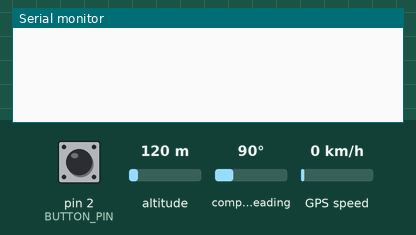
The sketch below on a simulated Arduino Leonardo, built with avr-gcc and run on an emulated ATmega32U4. On the bench: the last lines printed to the serial monitor. The inputs (shaded band) are chosen by the test bench; at power-on: pin 2 (BUTTON_PIN) HIGH, altitude 120 m, compass heading 90°, GPS speed 0 km/h. The GPS gets a fix after 3 s at 37.7749, -122.4194 with 8 satellites.

Above: at 1.2 s.
1.3 s: pin 2 (BUTTON_PIN) pulled LOW for 0.15 s
At 2.1 s:
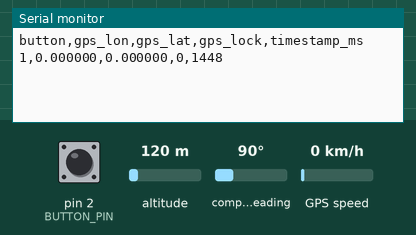
2.9 s: pin 2 (BUTTON_PIN) pulled LOW for 1 s
At 4.5 s:
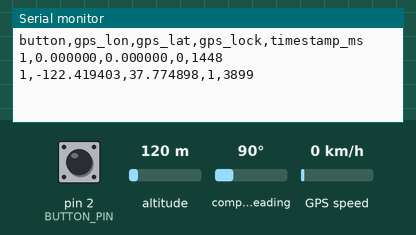

The sketch:

GpsButtonRecord.ino
```cpp
#include <SoftwareSerial.h>
#include <TinyGPSPlus.h>

// GPS wiring: module TX -> GPS_RX_PIN, module RX -> GPS_TX_PIN
const uint8_t GPS_RX_PIN = 4;
const uint8_t GPS_TX_PIN = 5;
const uint8_t BUTTON_PIN = 2;  // Expects HIGH when pressed
const unsigned long GPS_BAUD = 9600;

SoftwareSerial gpsSerial(GPS_RX_PIN, GPS_TX_PIN);
TinyGPSPlus gps;

struct GpsSnapshot {
  bool valid;
  double lat;
  double lng;
  uint8_t satellites;
  unsigned long fixMillis;
};

static GpsSnapshot lastGps = {false, 0.0, 0.0, 0, 0};
static bool headerPrinted = false;
static bool lastButtonHigh = false;

void feedGpsStream();
void updateGpsSnapshot();
void maybeLogButtonPress();
void logCurrentState(const unsigned long pressedAtMillis);

void setup() {
  Serial.begin(GPS_BAUD);
#if defined(USBCON)
  while (!Serial) {
    ;  // Wait for Serial Monitor (for boards with native USB)
  }
#endif
  pinMode(BUTTON_PIN, INPUT_PULLUP);

  lastButtonHigh = (digitalRead(BUTTON_PIN) == HIGH);

  gpsSerial.begin(GPS_BAUD);
}

void loop() {
  feedGpsStream();
  updateGpsSnapshot();
  maybeLogButtonPress();
}

void feedGpsStream() {
  while (gpsSerial.available() > 0) {
    gps.encode(gpsSerial.read());
  }
}

void updateGpsSnapshot() {
  if (gps.location.isUpdated() && gps.location.isValid()) {
    lastGps.valid = true;
    lastGps.lat = gps.location.lat();
    lastGps.lng = gps.location.lng();
    lastGps.fixMillis = millis();
  }

  if (gps.satellites.isValid()) {
    lastGps.satellites = gps.satellites.value();
  }
}

void maybeLogButtonPress() {
  const bool nowHigh = (digitalRead(BUTTON_PIN) == HIGH);
  if (!lastButtonHigh && nowHigh) {  // rising edge
    logCurrentState(millis());
  }
  lastButtonHigh = nowHigh;
}

void logCurrentState(const unsigned long pressedAtMillis) {
  if (!headerPrinted) {
    Serial.println(F("button,gps_lon,gps_lat,gps_lock,timestamp_ms"));
    headerPrinted = true;
  }

  const bool gpsCurrentlyLocked =
      gps.location.isValid() && gps.location.age() <= 5000UL;
  const bool haveFix = lastGps.valid;
  const double logLat = haveFix ? lastGps.lat : 0.0;
  const double logLng = haveFix ? lastGps.lng : 0.0;

  Serial.print(1);
  Serial.print(',');
  Serial.print(logLng, 6);
  Serial.print(',');
  Serial.print(logLat, 6);
  Serial.print(',');
  Serial.print(gpsCurrentlyLocked ? 1 : 0);
  Serial.print(',');
  Serial.println(pressedAtMillis);
}
```

Measured:
- after the input at 1.3 s, the serial monitor: prints a new line after 0.15 s (image 1)
- after the input at 2.9 s, the serial monitor: prints a new line after 1.0 s (image 2)
